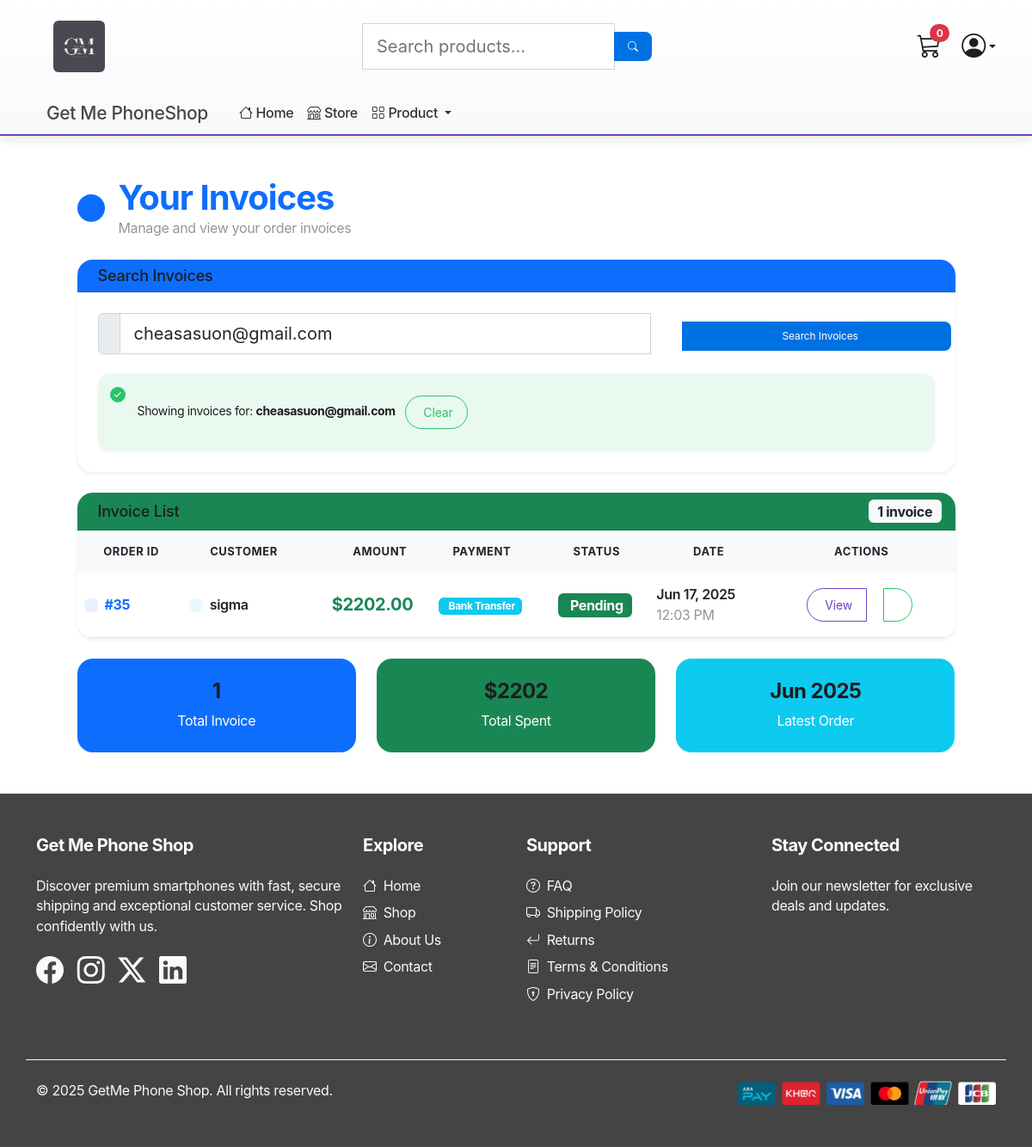
The app's page /payment/customer_invoice_list/ (signed in), older data.
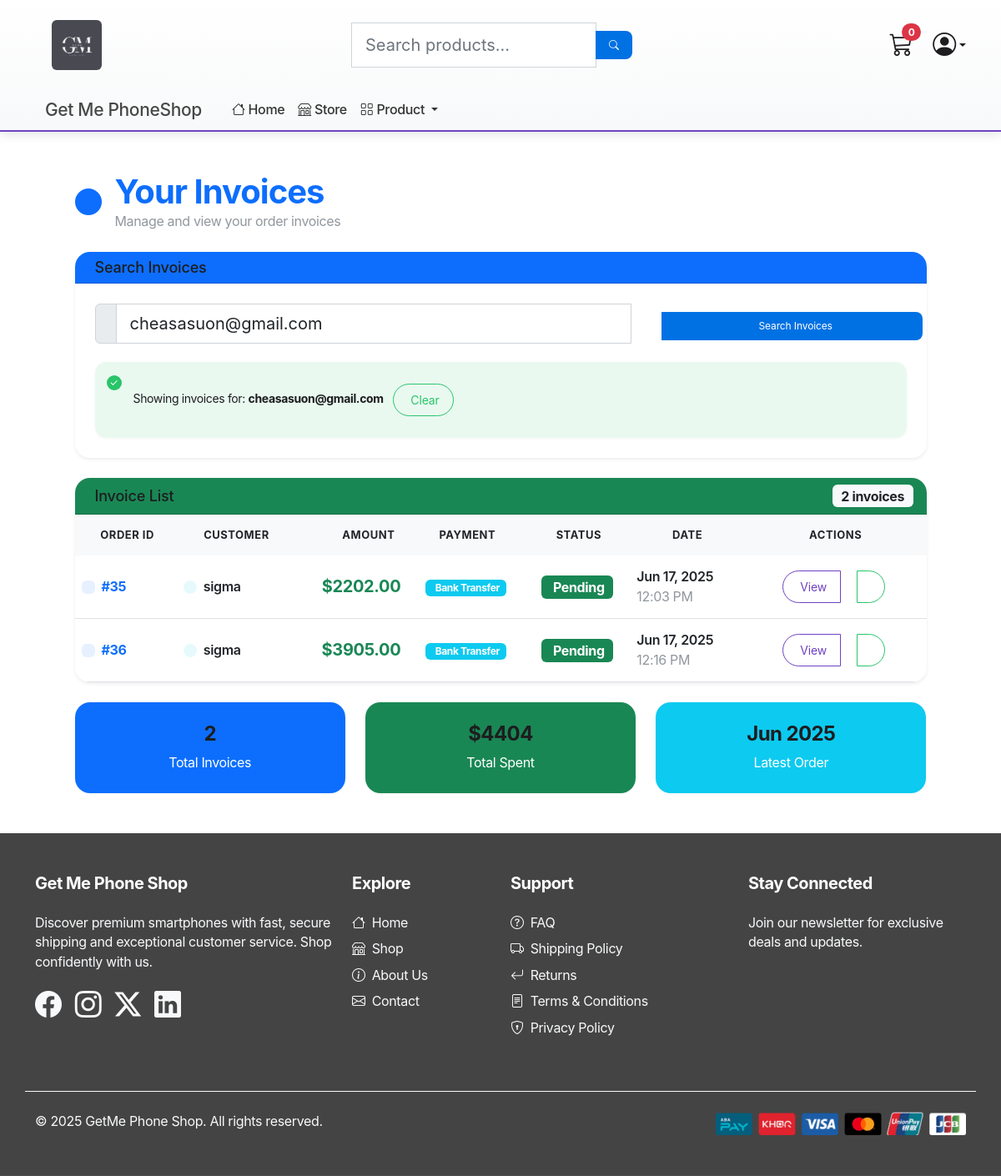
The same page, newer data.
### payment/models.py (models this page shows, shortened)
class Order(models.Model):
    class StatusChoices(models.TextChoices):
        PENDING = 'PENDING', 'Pending'
        SHIPPED = 'SHIPPED', 'Shipped'
        DELIVERED = 'DELIVERED', 'Delivered'
        CANCELLED = 'CANCELLED', 'Cancelled'
    class PaymentMethodChoices(models.TextChoices):
        COD = 'cod', 'Pay on Delivery'
        BANK_TRANSFER = 'bank_transfer', 'Bank Transfer'
    user = models.ForeignKey(User, on_delete=models.CASCADE, null=True, blank=True)
    shipping_address = models.ForeignKey(ShippingAddress, on_delete=models.SET_NULL, null=True)
    delivery_option = models.ForeignKey(DeliveryOption, on_delete=models.SET_NULL, null=True)
    payment_method = models.CharField(max_length=20, choices=PaymentMethodChoices.choices, default=PaymentMethodChoices.COD)
    amount_paid = models.DecimalField(max_digits=10, decimal_places=2)
    date_ordered = models.DateTimeField(auto_now_add=True)
    status = models.CharField(max_length=20, choices=StatusChoices.choices, default=StatusChoices.PENDING)
    date_shipped = models.DateTimeField(blank=True, null=True)

### payment/views.py (the view)
# urls.py: path('customer_invoice_list/', views.customer_invoice_list, name="customer_invoice_list"),
@login_required(login_url='/register/')
def customer_invoice_list(request):
    email = request.GET.get('email')
    orders = []
    if not email and request.user.is_authenticated:
        email = request.user.email
    if email:
        orders = Order.objects.filter(shipping_address__shipping_email=email).select_related('shipping_address', 'delivery_option').prefetch_related('orderitem_set__product')
        if not orders:
            messages.info(request, 'No invoices found for this email address.')
    context = {
        'orders': orders,
        'email': email
    }
    return render(request, 'payment/customer_invoice_list.html', context)

### payment/templates/payment/customer_invoice_list.html (shortened to what this page needs)
{% extends 'store/main.html' %}{% load static %}
{% block content %}
<div class="container my-5">
  <div class="row justify-content-center">
    <div class="col-lg-11">
      <div class="d-flex align-items-center mb-4">
        <div class="bg-primary rounded-circle p-3 me-3">
        </div>
        <div>
          <h1 class="display-6 mb-0 text-primary fw-bold">Your Invoices</h1>
          <p class="text-muted mb-0">Manage and view your order invoices</p>
        </div>
      </div>
      <div class="card shadow-sm mb-4">
        <div class="card-header bg-primary text-white">
          <h5 class="card-title mb-0">
            Search Invoices
          </h5>
        </div>
        <div class="card-body">
          <form method="get" action="{% url 'customer_invoice_list' %}" class="row g-3">
            <div class="col-md-8">
              <div class="input-group">
                <span class="input-group-text">
                </span>
                <input type="email"
                       name="email"
                       value="{{ email|default_if_none:'' }}"
                       placeholder="Enter your email address"
                       class="form-control form-control-lg"
                       required>
              </div>
            </div>
            <div class="col-md-4">
              <button type="submit" class="btn btn-primary btn-lg w-100">
                Search Invoices
              </button>
            </div>
          </form>
          {% if email %}
          <div class="mt-3">
            <div class="alert alert-success mb-0">
              Showing invoices for: <strong>{{ email }}</strong>
              <a href="{% url 'customer_invoice_list' %}" class="btn btn-sm btn-outline-success ms-2">
                Clear
              </a>
            </div>
          </div>
          {% endif %}
        </div>
      </div>
      <div class="card shadow-sm">
        <div class="card-header bg-success text-white d-flex justify-content-between align-items-center">
          <h5 class="card-title mb-0">
            Invoice List
          </h5>
          <span class="badge bg-light text-dark fs-6">
            {{ orders|length }} invoice{{ orders|length|pluralize }}
          </span>
        </div>
        <div class="card-body p-0">
          {% if orders %}
          <div class="table-responsive">
            <table class="table table-hover mb-0">
              <thead class="table-light">
                <tr>
                  <th class="border-0 fw-bold text-dark">
                    Order ID
                  </th>
                  <th class="border-0 fw-bold text-dark">
                    Customer
                  </th>
                  <th class="border-0 fw-bold text-dark text-end">
                    Amount
                  </th>
                  <th class="border-0 fw-bold text-dark text-center">
                    Payment
                  </th>
                  <th class="border-0 fw-bold text-dark text-center">
                    Status
                  </th>
                  <th class="border-0 fw-bold text-dark">
                    Date
                  </th>
                  <th class="border-0 fw-bold text-dark text-center">
                    Actions
                  </th>
                </tr>
              </thead>
              <tbody>
                {% for order in orders %}
                <tr class="align-middle">
                  <td>
                    <div class="d-flex align-items-center">
                      <div class="bg-primary bg-opacity-10 rounded p-2 me-2">
                      </div>
                      <span class="fw-bold text-primary">#{{ order.id }}</span>
                    </div>
                  </td>
                  <td>
                    <div class="d-flex align-items-center">
                      <div class="bg-info bg-opacity-10 rounded-circle p-2 me-2">
                      </div>
                      <div>
                        {% if order.user %}
                          <span class="fw-semibold">{{ order.user.username }}</span>
                        {% elif order.shipping_address %}
                          <span class="fw-semibold">{{ order.shipping_address.shipping_full_name }}</span>
                        {% else %}
                          <span class="text-muted fst-italic">N/A</span>
                        {% endif %}
                      </div>
                    </div>
                  </td>
                  <td class="text-end">
                    <span class="fw-bold text-success fs-5">${{ order.amount_paid|floatformat:2 }}</span>
                  </td>
                  <td class="text-center">
                    {% if order.payment_method == 'cod' %}
                      <span class="badge bg-warning text-dark">
                        <i class="fas fa-truck me-1"></i>COD
                      </span>
                    {% elif order.payment_method == 'bank_transfer' %}
                      <span class="badge bg-info">
                        Bank Transfer
                      </span>
                    {% else %}
                      <span class="badge bg-secondary">{{ order.payment_method }}</span>
                    {% endif %}
                  </td>
                  <td class="text-center">
                    <span class="badge bg-success fs-6">
                      {{ order.get_status_display }}
                    </span>
                  </td>
                  <td>
                    <div class="text-nowrap">
                      <div class="fw-semibold">{{ order.date_ordered|date:"M d, Y" }}</div>
                      <small class="text-muted">{{ order.date_ordered|date:"g:i A" }}</small>
                    </div>
                  </td>
                  <td class="text-center">
                    <div class="btn-group" role="group">
                      <a href="{% url 'customer_invoice_detail' order.id %}"
                         class="btn btn-outline-primary btn-sm"
                         data-bs-toggle="tooltip"
                         title="View Invoice Details">
                        View
                      </a>
                      <button type="button"
                              class="btn btn-outline-success btn-sm"
                              data-bs-toggle="tooltip"
                              title="Download PDF">
                      </button>
                    </div>
                  </td>
                </tr>
                {% endfor %}
              </tbody>
            </table>
          </div>
          {% endif %}
        </div>
      </div>
      {% if orders %}
      <div class="row mt-4">
        <div class="col-md-4">
          <div class="card bg-primary text-white">
            <div class="card-body text-center">
              <h4 class="fw-bold">{{ orders|length }}</h4>
              <p class="mb-0">Total Invoice{{ orders|length|pluralize }}</p>
            </div>
          </div>
        </div>
        <div class="col-md-4">
          <div class="card bg-success text-white">
            <div class="card-body text-center">
              <h4 class="fw-bold">
                ${% widthratio orders|length 1 orders.0.amount_paid %}
              </h4>
              <p class="mb-0">Total Spent</p>
            </div>
          </div>
        </div>
        <div class="col-md-4">
          <div class="card bg-info text-white">
            <div class="card-body text-center">
              <h4 class="fw-bold">{{ orders.0.date_ordered|date:"M Y" }}</h4>
              <p class="mb-0">Latest Order</p>
            </div>
          </div>
        </div>
      </div>
      {% endif %}
    </div>
  </div>
</div>
{% endblock content %}

Row changes from the older to the newer data that the page shows:
computed for Order "12:03 PM": amount_paid "2202" → "4404"
added Order: id "36", user.username "sigma", amount_paid "3905.00", payment_method "Bank Transfer", status "Pending", date_ordered "Jun 17, 2025", date_ordered "12:16 PM"
Text that changed along with them:
{{ orders|length }}: "1" → "2"
